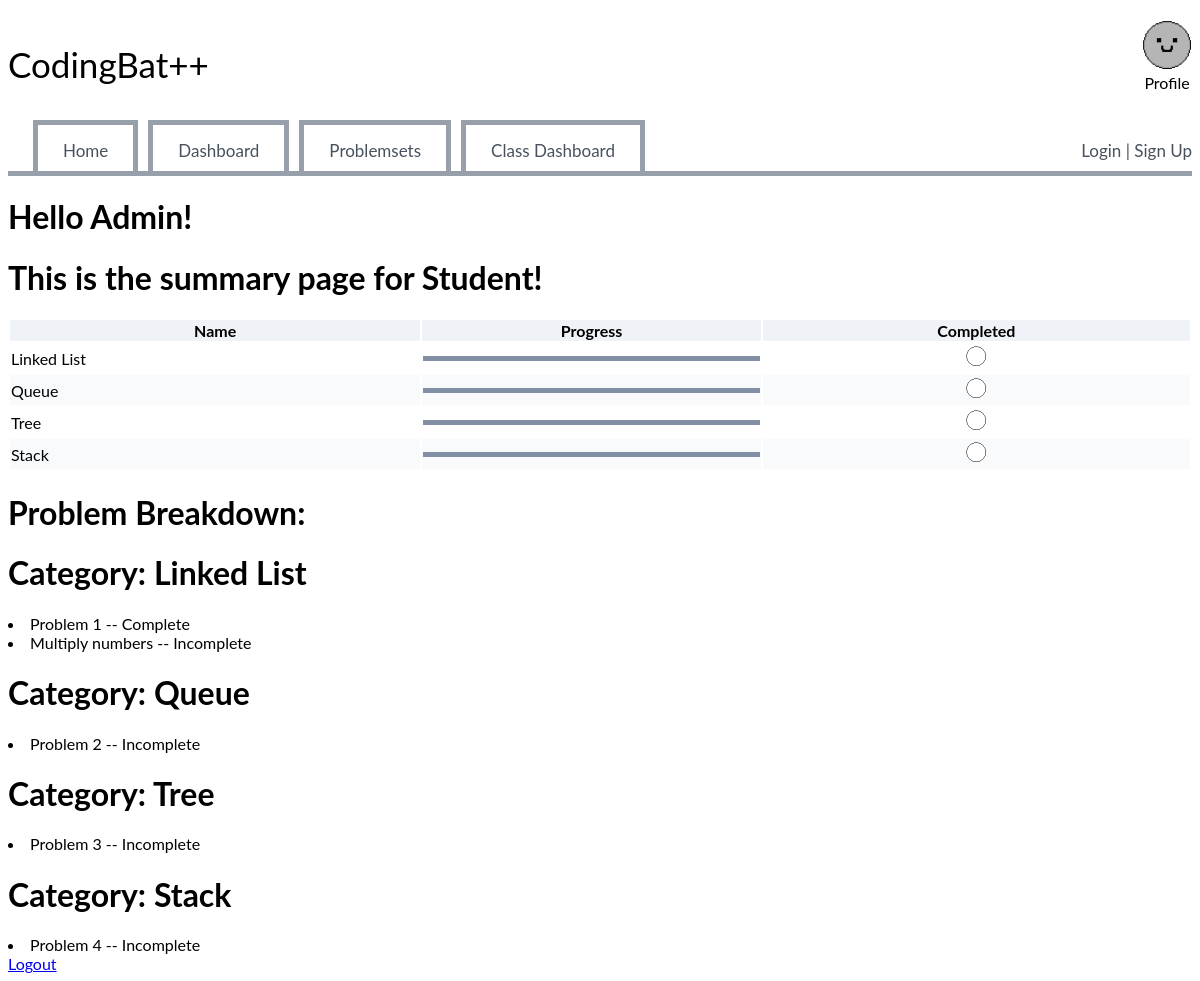
Page /Student/summary (signed in) on the earlier database version.
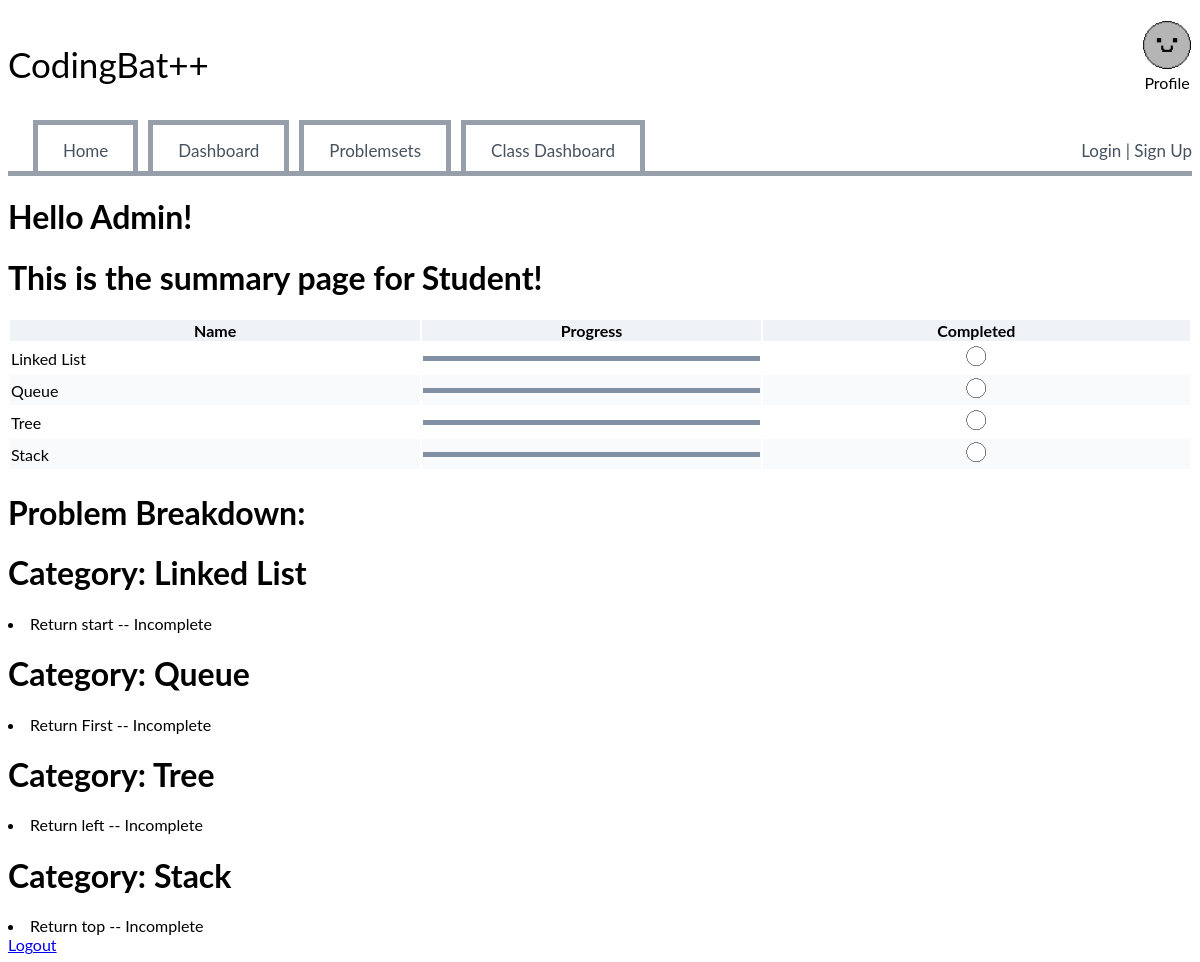
Same page on the later database version.
### website/models.py (models this page shows)
class User(db.Model , UserMixin):
    id = db.Column(db.Integer, primary_key=True, nullable=False)
    email = db.Column(db.String(150), unique=True, nullable=False)
    password = db.Column(db.String, nullable=False)
    username = db.Column(db.String(150), unique=True, nullable=False)
    role = db.Column(db.String(80), nullable=False)
    class_id = db.Column(db.Integer, db.ForeignKey('classroom.id'), nullable=True)
    problems = db.relationship('Problems', secondary='user_progress', back_populates='users', lazy='dynamic')
    user_progress = db.relationship('Progress', back_populates='user', lazy='dynamic', cascade="all, delete-orphan")

class ProblemCategory(db.Model):
    __tablename__ = 'problem_categories'
    id = db.Column(db.Integer, primary_key=True)
    name = db.Column(db.String(100), unique=True, nullable=False)
    description = db.Column(db.Text, nullable=True)
    problems = db.relationship('Problems', lazy=True)

class Problems(db.Model):
    id = db.Column(db.Integer, primary_key=True)
    problemName = db.Column(db.String(100), nullable=False, unique=True)
    function = db.Column(db.Text, nullable=False)
    description = db.Column(db.Text, nullable=False)
    difficulty = db.Column(db.String(80), nullable=False)
    users = db.relationship('User', secondary='user_progress', back_populates='problems', lazy='dynamic')
    user_progress = db.relationship('Progress', back_populates='problem', lazy='dynamic', cascade="all, delete-orphan")
    category_id = db.Column(db.Integer, db.ForeignKey('problem_categories.id'), nullable=False)
    category = db.relationship('ProblemCategory', backref=db.backref('problem_set', lazy=True), overlaps='problems')
    test_cases = db.relationship('TestCases', backref='problem', lazy=True, cascade="all, delete")

class Progress(db.Model):
    __tablename__ = "user_progress"
    User_ID = db.Column(db.Integer, db.ForeignKey("user.id", ondelete="CASCADE"), primary_key=True)
    Problem_ID = db.Column(db.Integer, db.ForeignKey('problems.id', ondelete="CASCADE"), primary_key=True)
    completed = db.Column(db.Boolean, default=False)
    user = db.relationship('User', back_populates='user_progress')
    problem = db.relationship('Problems', back_populates='user_progress')

### website/views.py (the view)
@views.route("/<username>/summary")
@login_required
def summary(username):
    if current_user.role == "Student":
        flash("You do not have access to view this page.", 'error')
        return redirect(url_for('views.home'))
    user = User.query.filter_by(username=username).first()
    problems = Problems.query.order_by(Problems.id).all()
    categories = ProblemCategory.query.all()
    percent=0
    category_progress = []
    for category in categories:
        categoryProblems = Problems.query.filter_by(category_id=category.id).all()
        total_problems = len(categoryProblems)
        completed_problems = 0
        for problem in categoryProblems:
            progress = Progress.query.filter_by(User_ID=user.id, Problem_ID=problem.id).all()
            for x in progress:
                if x.completed:
                    completed_problems+=1
        if total_problems > 0:
            percent = (completed_problems/total_problems * 100)
        category_progress.append({"name" : category.name, "percent" : percent})
    return render_template("summary.html", category_progress=category_progress, username=username, categories=categories, problems=Problems.query.all(), problemProgress=Progress.query.filter_by(User_ID=user.id).all())

### website/templates/summary.html (shortened to what this page needs)
{% extends 'base.html' %}
{% block content %}
{% if current_user.is_authenticated %}
    <h1>Hello {{current_user.username}}!</h1>
{% endif %}
<h1>This is the summary page for {{username}}!</h1>
<div class="Table">
    <table>
        <tr>
            <th>Name</th>
            <th>Progress</th>
            <th>Completed</th>
        </tr>
        {% for item in category_progress %}
        <tr>
            <td>{{ item.name }} <span class="hidden" >{{item.percent}}</span></td>
            <td>
                <div class="Dashboardtotal">
                    <div class="Dashboardcompleted" id="{{loop.index}}"></div>
                </div>
            </td>
            <td class="TableCompleted">
                {% if item.percent == 100 %}
                    <img src="{{ url_for('static', filename='CheckBox_Complete.png') }}" alt="CheckBox_Complete" class="TableIMG">
                {% else %}
                    <img alt="CheckBox_Incomplete" src="{{ url_for('static', filename='CheckBox_Incomplete.png') }}" class="TableIMG">
                {% endif %}
            </td>
        </tr>
        {% endfor %}
    </table>
</div>
<div>
    <h1>Problem Breakdown:</h1>
    {% for category in categories%}
        <h1>Category: {{category.name}}</h1>
        {% for problem in problems %}
            {% if problem.category_id == category.id %}
                <li>
                    {{problem.problemName}}
                     --
                    {% for progress in problemProgress %}
                        {% if progress.Problem_ID == problem.id %}
                            {% if progress.completed %}
                                Complete
                            {% else %}
                                Incomplete
                            {% endif %}
                        {% endif %}
                    {% endfor %}
                    {% if not problemProgress[loop.index-1] %}
                        Incomplete
                    {% endif %}
                </li>
            {% endif %}
        {% endfor %}
    {% endfor %}
</div>
<a id="logout" href="/logout">Logout</a>
{% endblock %}

### website/templates/base.html (shortened to what this page needs)
<!DOCTYPE html>
<html lang="en">
<head>
    <link rel="stylesheet" href="{{ url_for('static', filename='/styles.css') }}">
    <link rel="stylesheet" href="https://cdnjs.cloudflare.com/ajax/libs/codemirror/5.65.5/codemirror.min.css">
    <link rel="stylesheet" href="https://cdnjs.cloudflare.com/ajax/libs/codemirror/5.65.5/theme/dracula.min.css">
</head>
<body>
    <div class="Title-Container">
        <p id="Title">
            CodingBat++
        </p>
        <div class="profile">
            <a href="/profile" style="text-decoration: none;">
                <img id="profile-img" src="{{ url_for('static', filename='Profile.png') }}" alt="Profile">
                <p style="color: black;">Profile</p>
            </a>
        </div>
    </div>
    <div class="navbar">
        <a class="tab home" href="/">Home</a>
        <a class="tab" href="/dashboard">Dashboard</a>
        <a class="tab" href="/problemsets">Problemsets</a>
        {% if current_user.role == "Teacher" or "Admin" and current_user.is_authenticated and current_user.role != "Student"%}
            <a class="tab" id="class_dashboard" href="/class-dashboard">Class Dashboard</a>
        {% endif %}
        <div class="login-button">
            <a href="/login">Login | Sign Up</a>
        </div>
    </div>
    <div class="container">{% block content %}{% endblock %}</div>
</body>
</html>

### website/static/styles.css (style rules this page uses)
#Title { justify-content: center; align-items: center; font-size: 35px; font-family: 'Lato'; }
.profile { margin-left: auto; display: block; text-align: center; justify-content: center; align-content: center; }
.profile p { margin-top: 0; }
#profile-img { height: 50px; width: 50px; }
.Title-Container { display: flex; }
.navbar { border-bottom-color: #969FAA; overflow: hidden; border-style: solid; border-bottom-color: #969FAA; border-bottom-width: 5px; border-top: 0; border-left: 0; border-right: 0; justify-content: center; }
.navbar a { float: left; font-size: 17px; text-decoration: none; color: #47525E; }
.tab { border: 5px solid #969FAA; border-bottom: 0; outline-offset: 5px; margin-right: 10px; padding-right: 25px; padding-left: 25px; padding-top: 15px; padding-bottom: 10px; text-align: center; justify-self: center; }
.home { margin-left: 25px; }
.login-button { float: right; padding-top: 20px; }
body { font-family: 'Lato'; }
.Table table { width: 100%; }
.Table th { background-color: #EFF2F7; }
.Dashboardtotal { width: 100%; background-color: #E5E9F2; height: 5px; overflow: hidden; }
.Dashboardcompleted { background-color: #8190A5; height: 5px; }
tr:nth-child(odd) { background-color: #F9FAFC; }
.TableCompleted { text-align: center; justify-content: center; }
.TableIMG { width: 25px; height: 25px; }

Differences in the rows shown:
removed Problems: problemName "Problem 1", shown under ProblemCategory "Linked List"
removed Progress: completed "Complete"
removed Problems: problemName "Multiply numbers", shows "Incomplete", shown under ProblemCategory "Linked List"
removed Problems: problemName "Problem 2", shows "Incomplete", shown under ProblemCategory "Queue"
removed Problems: problemName "Problem 3", shows "Incomplete", shown under ProblemCategory "Tree"
removed Problems: problemName "Problem 4", shows "Incomplete", shown under ProblemCategory "Stack"
added Problems: problemName "Return start", shows "Incomplete", shown under ProblemCategory "Linked List"
added Problems: problemName "Return First", shows "Incomplete", shown under ProblemCategory "Queue"
added Problems: problemName "Return left", shows "Incomplete", shown under ProblemCategory "Tree"
added Problems: problemName "Return top", shows "Incomplete", shown under ProblemCategory "Stack"
